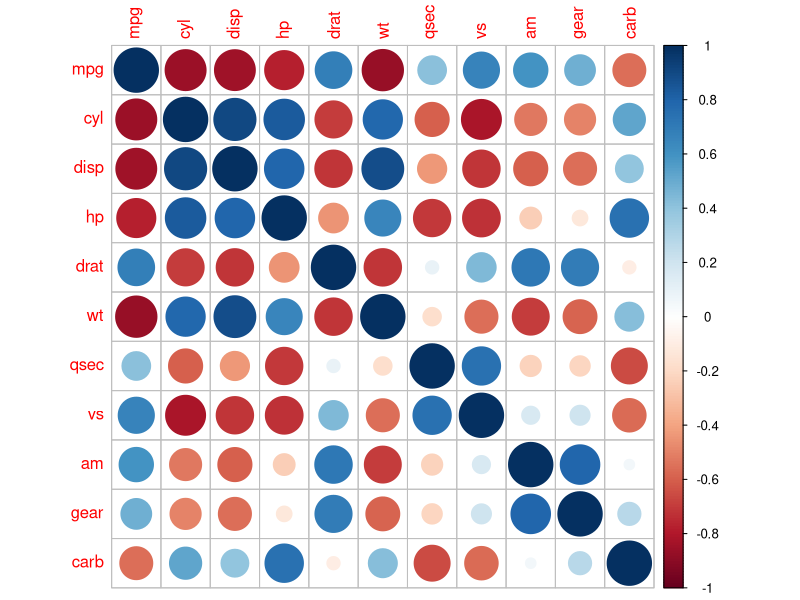
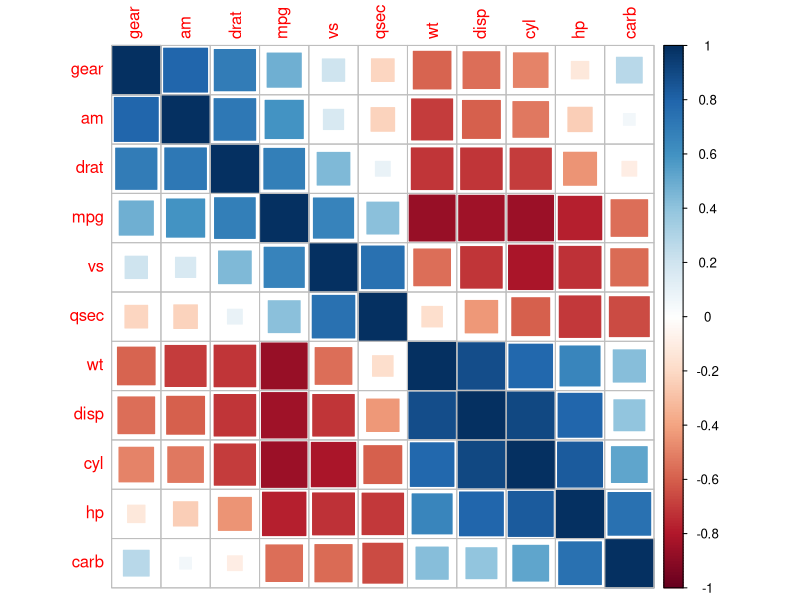

R code for these plots, in order:
## ---- chunk 1
knitr::opts_chunk$set(fig.path = "../images/")
## ---- chunk 2
library(corrplot)
cor <- cor(mtcars)
corrplot(cor)
## ---- chunk 3
corrplot(cor, method = "square", order = "AOE")
